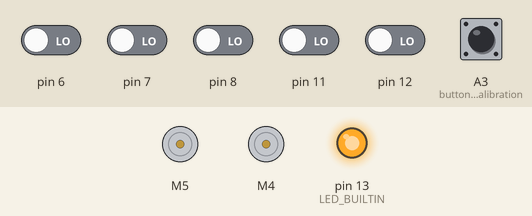
Simulated run of this sketch. Board: Arduino Uno, built with avr-gcc and run on an emulated ATmega328P. Parts: 2 × DC motor (green arrow = forward, orange = backward, longer = faster), output pins drawn as LEDs (lit = HIGH). The test bench sets the inputs (shaded band); at power-on: A3 (button_calibration) HIGH, pin 6–8, pin 11, pin 12 LOW. Pins used as bus, display or sensor lines are not drawn.

Above: at 0.1 s.
At 11.2 s:
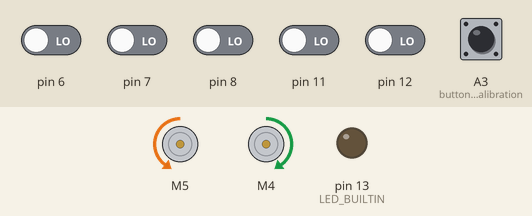
11.3 s: pin 7 driven HIGH
12.8 s: pin 6 driven HIGH
Timing chart, 0 to 15.8 s (numbered marks = the images above; inputs shaded):
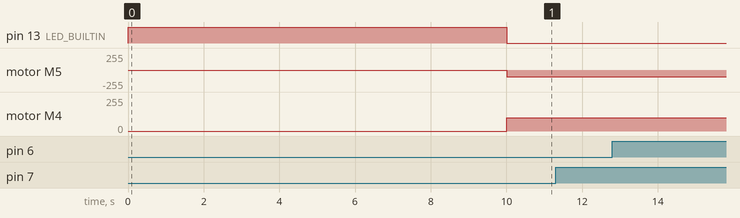

The sketch:

sketch_oct11a-pid_line_working.ino
```cpp
#include <QTRSensors.h>
#include <L298N.h>

int motor1pin1 = 5;
int motor1pin2 = 3;
int ENA = 10;

int motor2pin1 = 4;
int motor2pin2 = 2;
int ENB = 9;

L298N motor1(ENA, motor1pin1, motor1pin2);
L298N motor2(ENB, motor2pin1, motor2pin2);

int button_calibration = A3;

int P;
int I;
int D;

float Kp = 0.05;
float Ki = 0.00001;
float Kd = 0.8;

int lastError = 0;

QTRSensors qtr;

const uint8_t SensorCount = 5;
uint16_t sensorValues[SensorCount];

void setup() {
  // put your setup code here, to run once:

  pinMode(motor1pin1, OUTPUT);
  pinMode(motor1pin2, OUTPUT);
  pinMode(motor2pin1, OUTPUT);
  pinMode(motor2pin2, OUTPUT);

  pinMode(ENA, OUTPUT);
  pinMode(ENB, OUTPUT);

  pinMode(button_calibration, INPUT);

  qtr.setTypeRC();
  qtr.setSensorPins((const uint8_t[]){6, 7, 8, 11, 12}, SensorCount);

  while(digitalRead(button_calibration) == LOW) {}
  pinMode(LED_BUILTIN, OUTPUT);
  digitalWrite(LED_BUILTIN, HIGH); // turn on Arduino's LED to indicate we are in calibration mode
  // 2.5 ms RC read timeout (default) * 10 reads per calibrate() call
  // = ~25 ms per calibrate() call.
  // Call calibrate() 400 times to make calibration take about 10 seconds.
  for (uint16_t i = 0; i < 400; i++)
  {
    qtr.calibrate();
  }
  digitalWrite(LED_BUILTIN, LOW); // turn off Arduino's LED to indicate we are through with calibration
}

void loop() {
  // put your main code here, to run repeatedly:
  PID_control();
}

void PID_control() {
  uint16_t positionLine = qtr.readLineBlack(sensorValues);
  int error = 2000 - positionLine;

  P = error;
  I = error + I;
  D = error - lastError;
  lastError = error;

  int motorSpeedChange = P*Kp + I*Ki + D*Kd;

  int motorSpeedA = 200 + motorSpeedChange;
  int motorSpeedB = 200 - motorSpeedChange;

  if (motorSpeedA > 255) {
    motorSpeedA = 255;
  }
  if (motorSpeedB > 255) {
    motorSpeedB = 255;
  }
  if (motorSpeedA < -170) {
    motorSpeedA = -170;
  }
  if (motorSpeedB < -170) {
    motorSpeedB = -170;
  }
  forward_movement(motorSpeedA, motorSpeedB);
}

void forward_movement(int speedA, int speedB) {
  if (speedA < 0) {
    speedA = 0 - speedA;
    motor1.forward();
  }
  else {
    motor1.backward();
  }
  if (speedB < 0) {
    speedB = 0 - speedB;
    motor2.backward();
  }
  else {
    motor2.forward();
  }
  analogWrite(ENA, speedA);
  analogWrite(ENB, speedB);

}
```
